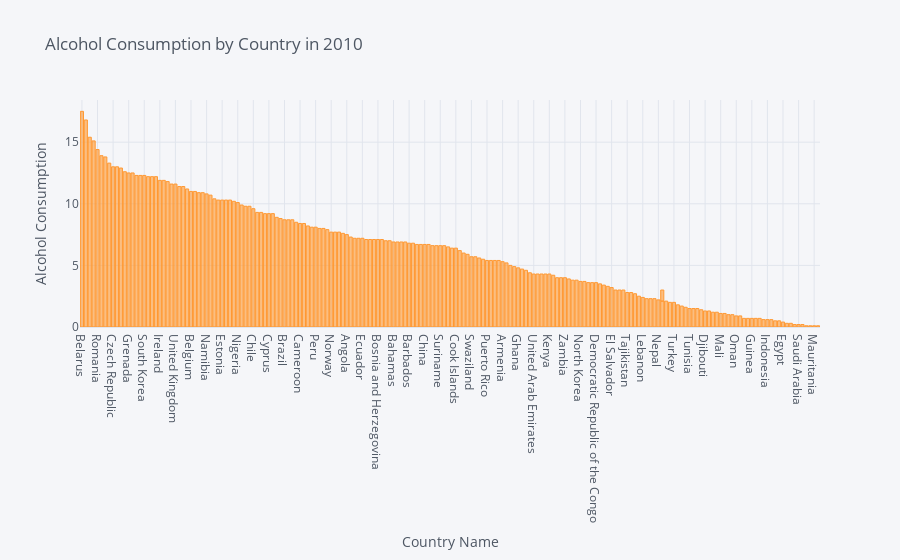

Source (notebook cell):
### Code cell
# create the bar plot 
alcoDf.iplot(kind = 'bar', x = 'location', y ='alcohol', xTitle = 'Country Name', yTitle = 'Alcohol Consumption', title = 'Alcohol Consumption by Country in 2010')

### Figure 1 — Plotly figure (JSON) as saved in the notebook; plotly's stock layout.template omitted (floating-point values rounded to 4 significant figures; data arrays with more than 128 entries replaced by an {"elided": "..."} marker saying what was removed)
{"data": [{"marker": {"color": "rgba(255, 153, 51, 0.6)", "line": {"color": "rgba(255, 153, 51, 1.0)", "width": 1}}, "name": "alcohol", "orientation": "v", "text": "", "type": "bar", "x": {"elided": "191 str values"}, "y": {"elided": "191 float values"}}], "layout": {"legend": {"bgcolor": "#F5F6F9", "font": {"color": "#4D5663"}}, "paper_bgcolor": "#F5F6F9", "plot_bgcolor": "#F5F6F9", "title": {"font": {"color": "#4D5663"}, "text": "Alcohol Consumption by Country in 2010"}, "xaxis": {"gridcolor": "#E1E5ED", "showgrid": true, "tickfont": {"color": "#4D5663"}, "title": {"font": {"color": "#4D5663"}, "text": "Country Name"}, "zerolinecolor": "#E1E5ED"}, "yaxis": {"gridcolor": "#E1E5ED", "showgrid": true, "tickfont": {"color": "#4D5663"}, "title": {"font": {"color": "#4D5663"}, "text": "Alcohol Consumption"}, "zerolinecolor": "#E1E5ED"}}}
